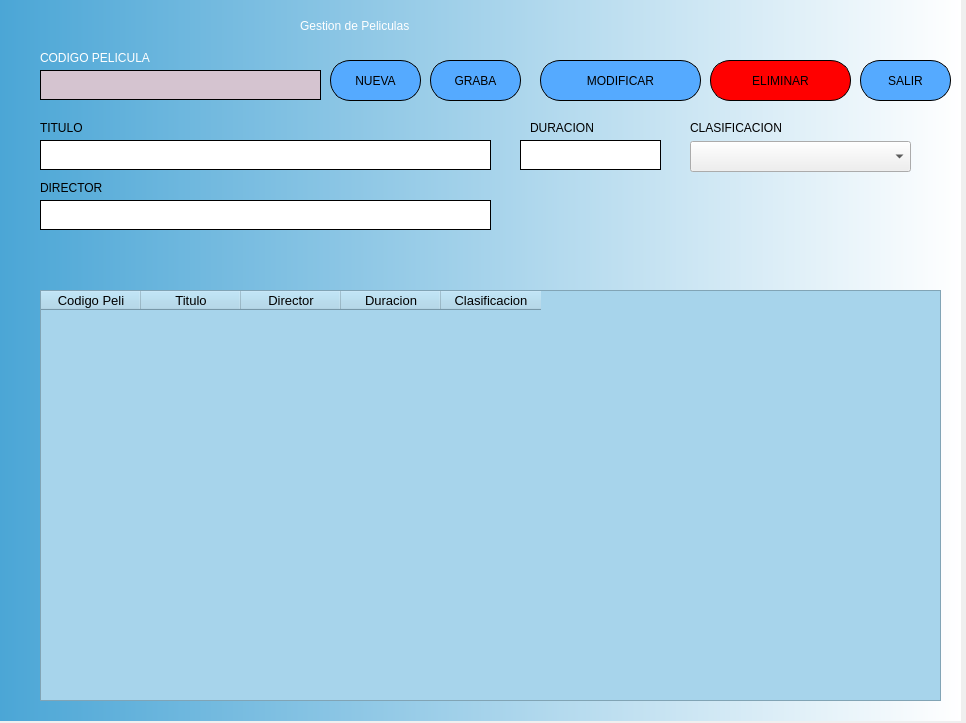
<?xml version="1.0" encoding="UTF-8"?>
<ui version="4.0">
 <class>Form_modiSuperUsu</class>
 <widget class="QWidget" name="Form_modiSuperUsu">
  <property name="geometry">
   <rect>
    <x>0</x>
    <y>0</y>
    <width>966</width>
    <height>723</height>
   </rect>
  </property>
  <property name="sizePolicy">
   <sizepolicy hsizetype="Fixed" vsizetype="Fixed">
    <horstretch>0</horstretch>
    <verstretch>0</verstretch>
   </sizepolicy>
  </property>
  <property name="minimumSize">
   <size>
    <width>966</width>
    <height>723</height>
   </size>
  </property>
  <property name="windowTitle">
   <string>Form</string>
  </property>
  <property name="styleSheet">
   <string notr="true"/>
  </property>
  <widget class="QWidget" name="bgwidget" native="true">
   <property name="geometry">
    <rect>
     <x>0</x>
     <y>0</y>
     <width>961</width>
     <height>721</height>
    </rect>
   </property>
   <property name="styleSheet">
    <string notr="true">QWidget#bgwidget{
background-color: qlineargradient(spread:pad, x1:0, y1:0, x2:1, y2:0, stop:0 rgba(75, 166, 214, 255), stop:1 rgba(255, 255, 255, 255));}
</string>
   </property>
   <widget class="QLabel" name="label">
    <property name="geometry">
     <rect>
      <x>40</x>
      <y>50</y>
      <width>251</width>
      <height>16</height>
     </rect>
    </property>
    <property name="styleSheet">
     <string notr="true">color: rgb(255, 255, 255);</string>
    </property>
    <property name="text">
     <string>CODIGO PELICULA</string>
    </property>
   </widget>
   <widget class="QLabel" name="label_4">
    <property name="geometry">
     <rect>
      <x>530</x>
      <y>120</y>
      <width>379</width>
      <height>16</height>
     </rect>
    </property>
    <property name="styleSheet">
     <string notr="true">color: rgb(0,0, 0);</string>
    </property>
    <property name="text">
     <string>DURACION</string>
    </property>
   </widget>
   <widget class="QLabel" name="label_6">
    <property name="geometry">
     <rect>
      <x>690</x>
      <y>120</y>
      <width>121</width>
      <height>16</height>
     </rect>
    </property>
    <property name="styleSheet">
     <string notr="true">color: rgb(0,0, 0);</string>
    </property>
    <property name="text">
     <string>CLASIFICACION</string>
    </property>
   </widget>
   <widget class="QLabel" name="label_3">
    <property name="geometry">
     <rect>
      <x>40</x>
      <y>120</y>
      <width>181</width>
      <height>16</height>
     </rect>
    </property>
    <property name="styleSheet">
     <string notr="true">color: rgb(0,0, 0);</string>
    </property>
    <property name="text">
     <string>TITULO</string>
    </property>
   </widget>
   <widget class="QPushButton" name="btnConfirmar">
    <property name="geometry">
     <rect>
      <x>540</x>
      <y>60</y>
      <width>161</width>
      <height>41</height>
     </rect>
    </property>
    <property name="toolTip">
     <string>Presione despues de modificar los datos</string>
    </property>
    <property name="styleSheet">
     <string notr="true">border-radius:20px;
background-color:rgb(85, 170, 255);
font: 14pt &quot;MS Shell Dlg 2&quot;;
border: 1px solid black;
border-style: outset</string>
    </property>
    <property name="text">
     <string>MODIFICAR</string>
    </property>
   </widget>
   <widget class="QTableWidget" name="tableListUsu">
    <property name="geometry">
     <rect>
      <x>40</x>
      <y>290</y>
      <width>901</width>
      <height>411</height>
     </rect>
    </property>
    <property name="styleSheet">
     <string notr="true">background:rgb(111, 222, 255);
background:rgb(167, 212, 235);</string>
    </property>
    <attribute name="verticalHeaderVisible">
     <bool>false</bool>
    </attribute>
    <column>
     <property name="text">
      <string>Codigo Peli</string>
     </property>
     <property name="font">
      <font>
       <pointsize>10</pointsize>
      </font>
     </property>
    </column>
    <column>
     <property name="text">
      <string>Titulo</string>
     </property>
     <property name="font">
      <font>
       <pointsize>10</pointsize>
      </font>
     </property>
    </column>
    <column>
     <property name="text">
      <string>Director</string>
     </property>
     <property name="font">
      <font>
       <pointsize>10</pointsize>
      </font>
     </property>
    </column>
    <column>
     <property name="text">
      <string>Duracion</string>
     </property>
     <property name="font">
      <font>
       <pointsize>10</pointsize>
      </font>
     </property>
    </column>
    <column>
     <property name="text">
      <string>Clasificacion</string>
     </property>
     <property name="font">
      <font>
       <pointsize>10</pointsize>
      </font>
     </property>
    </column>
   </widget>
   <widget class="QLineEdit" name="boxIdpeli">
    <property name="enabled">
     <bool>false</bool>
    </property>
    <property name="geometry">
     <rect>
      <x>40</x>
      <y>70</y>
      <width>281</width>
      <height>30</height>
     </rect>
    </property>
    <property name="font">
     <font>
      <family>MS Shell Dlg 2</family>
      <pointsize>14</pointsize>
      <weight>50</weight>
      <italic>false</italic>
      <bold>false</bold>
     </font>
    </property>
    <property name="styleSheet">
     <string notr="true">border-radius:20px;
font: 14pt &quot;MS Shell Dlg 2&quot;;
border: 1px solid black;
color: rgb(0, 170, 255);
background-color:rgb(213, 196, 208)</string>
    </property>
    <property name="text">
     <string/>
    </property>
   </widget>
   <widget class="QLineEdit" name="boxTitulo">
    <property name="geometry">
     <rect>
      <x>40</x>
      <y>140</y>
      <width>451</width>
      <height>30</height>
     </rect>
    </property>
    <property name="font">
     <font>
      <family>MS Shell Dlg 2</family>
      <pointsize>14</pointsize>
      <weight>50</weight>
      <italic>false</italic>
      <bold>false</bold>
     </font>
    </property>
    <property name="styleSheet">
     <string notr="true">border-radius:20px;
font: 14pt &quot;MS Shell Dlg 2&quot;;
border: 1px solid black;
color: rgb(0, 170, 255)</string>
    </property>
    <property name="text">
     <string/>
    </property>
   </widget>
   <widget class="QLineEdit" name="boxDuracion">
    <property name="geometry">
     <rect>
      <x>520</x>
      <y>140</y>
      <width>141</width>
      <height>30</height>
     </rect>
    </property>
    <property name="font">
     <font>
      <family>MS Shell Dlg 2</family>
      <pointsize>14</pointsize>
      <weight>50</weight>
      <italic>false</italic>
      <bold>false</bold>
     </font>
    </property>
    <property name="styleSheet">
     <string notr="true">border-radius:20px;
font: 14pt &quot;MS Shell Dlg 2&quot;;
border: 1px solid black;
color: rgb(0, 170, 255)</string>
    </property>
    <property name="text">
     <string/>
    </property>
   </widget>
   <widget class="QLabel" name="label_8">
    <property name="geometry">
     <rect>
      <x>300</x>
      <y>10</y>
      <width>321</width>
      <height>31</height>
     </rect>
    </property>
    <property name="styleSheet">
     <string notr="true">color: rgb(255, 255, 255);
font: 16pt &quot;MS Shell Dlg 2&quot;;</string>
    </property>
    <property name="text">
     <string>Gestion de Peliculas</string>
    </property>
   </widget>
   <widget class="QPushButton" name="btnSalir">
    <property name="geometry">
     <rect>
      <x>860</x>
      <y>60</y>
      <width>91</width>
      <height>41</height>
     </rect>
    </property>
    <property name="styleSheet">
     <string notr="true">border-radius:20px;
background-color:rgb(85, 170, 255);
font: 14pt &quot;MS Shell Dlg 2&quot;;
border: 1px solid black;
border-style: outset</string>
    </property>
    <property name="text">
     <string>SALIR</string>
    </property>
   </widget>
   <widget class="QPushButton" name="btnEli">
    <property name="geometry">
     <rect>
      <x>710</x>
      <y>60</y>
      <width>141</width>
      <height>41</height>
     </rect>
    </property>
    <property name="styleSheet">
     <string notr="true">border-radius:20px;
background-color:rgb(85, 170, 255);
background-color: rgb(255, 0, 0);
font: 14pt &quot;MS Shell Dlg 2&quot;;
border: 1px solid black;
border-style: outset</string>
    </property>
    <property name="text">
     <string>ELIMINAR</string>
    </property>
   </widget>
   <widget class="QComboBox" name="comboClasi">
    <property name="geometry">
     <rect>
      <x>690</x>
      <y>141</y>
      <width>221</width>
      <height>31</height>
     </rect>
    </property>
    <property name="font">
     <font>
      <pointsize>10</pointsize>
     </font>
    </property>
   </widget>
   <widget class="QPushButton" name="btnNuevo">
    <property name="geometry">
     <rect>
      <x>330</x>
      <y>60</y>
      <width>91</width>
      <height>41</height>
     </rect>
    </property>
    <property name="mouseTracking">
     <bool>true</bool>
    </property>
    <property name="toolTip">
     <string>Presione para crear una nueva Pelicula</string>
    </property>
    <property name="styleSheet">
     <string notr="true">border-radius:20px;
background-color:rgb(85, 170, 255);
font: 14pt &quot;MS Shell Dlg 2&quot;;
border: 1px solid black;
border-style: outset</string>
    </property>
    <property name="text">
     <string>NUEVA</string>
    </property>
    <property name="default">
     <bool>false</bool>
    </property>
   </widget>
   <widget class="QLineEdit" name="boxDirector">
    <property name="geometry">
     <rect>
      <x>40</x>
      <y>200</y>
      <width>451</width>
      <height>30</height>
     </rect>
    </property>
    <property name="font">
     <font>
      <family>MS Shell Dlg 2</family>
      <pointsize>14</pointsize>
      <weight>50</weight>
      <italic>false</italic>
      <bold>false</bold>
     </font>
    </property>
    <property name="styleSheet">
     <string notr="true">border-radius:20px;
font: 14pt &quot;MS Shell Dlg 2&quot;;
border: 1px solid black;
color: rgb(0, 170, 255)</string>
    </property>
    <property name="text">
     <string/>
    </property>
   </widget>
   <widget class="QLabel" name="label_5">
    <property name="geometry">
     <rect>
      <x>40</x>
      <y>180</y>
      <width>181</width>
      <height>16</height>
     </rect>
    </property>
    <property name="styleSheet">
     <string notr="true">color: rgb(0,0, 0);</string>
    </property>
    <property name="text">
     <string>DIRECTOR</string>
    </property>
   </widget>
   <widget class="QPushButton" name="btnGrabaNueva">
    <property name="geometry">
     <rect>
      <x>430</x>
      <y>60</y>
      <width>91</width>
      <height>41</height>
     </rect>
    </property>
    <property name="mouseTracking">
     <bool>true</bool>
    </property>
    <property name="toolTip">
     <string>Presione para grabar la nueva Pelicula</string>
    </property>
    <property name="styleSheet">
     <string notr="true">border-radius:20px;
background-color:rgb(85, 170, 255);
font: 14pt &quot;MS Shell Dlg 2&quot;;
border: 1px solid black;
border-style: outset</string>
    </property>
    <property name="text">
     <string>GRABA</string>
    </property>
    <property name="default">
     <bool>false</bool>
    </property>
   </widget>
  </widget>
 </widget>
 <resources/>
 <connections/>
</ui>
